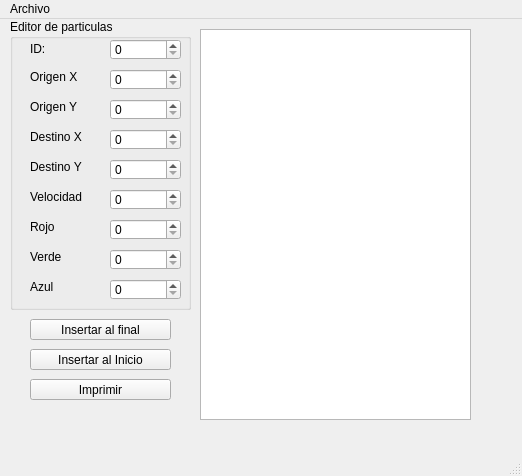
<?xml version="1.0" encoding="UTF-8"?>
<ui version="4.0">
 <class>MainWindow</class>
 <widget class="QMainWindow" name="MainWindow">
  <property name="geometry">
   <rect>
    <x>0</x>
    <y>0</y>
    <width>522</width>
    <height>476</height>
   </rect>
  </property>
  <property name="windowTitle">
   <string>MainWindow</string>
  </property>
  <widget class="QWidget" name="centralwidget">
   <widget class="QPlainTextEdit" name="plainTextEdit">
    <property name="geometry">
     <rect>
      <x>200</x>
      <y>10</y>
      <width>271</width>
      <height>391</height>
     </rect>
    </property>
   </widget>
   <widget class="QPushButton" name="pushButton">
    <property name="geometry">
     <rect>
      <x>30</x>
      <y>300</y>
      <width>141</width>
      <height>21</height>
     </rect>
    </property>
    <property name="text">
     <string>Insertar al final</string>
    </property>
   </widget>
   <widget class="QPushButton" name="pushButton_2">
    <property name="geometry">
     <rect>
      <x>30</x>
      <y>330</y>
      <width>141</width>
      <height>21</height>
     </rect>
    </property>
    <property name="text">
     <string>Insertar al Inicio</string>
    </property>
   </widget>
   <widget class="QPushButton" name="pushButton_3">
    <property name="geometry">
     <rect>
      <x>30</x>
      <y>360</y>
      <width>141</width>
      <height>21</height>
     </rect>
    </property>
    <property name="text">
     <string>Imprimir</string>
    </property>
   </widget>
   <widget class="QGroupBox" name="groupBox">
    <property name="geometry">
     <rect>
      <x>10</x>
      <y>0</y>
      <width>181</width>
      <height>291</height>
     </rect>
    </property>
    <property name="title">
     <string>Editor de particulas</string>
    </property>
    <widget class="QSpinBox" name="spinBox_9">
     <property name="geometry">
      <rect>
       <x>100</x>
       <y>260</y>
       <width>71</width>
       <height>21</height>
      </rect>
     </property>
    </widget>
    <widget class="QSpinBox" name="spinBox_4">
     <property name="geometry">
      <rect>
       <x>100</x>
       <y>110</y>
       <width>71</width>
       <height>21</height>
      </rect>
     </property>
    </widget>
    <widget class="QSpinBox" name="spinBox_5">
     <property name="geometry">
      <rect>
       <x>100</x>
       <y>140</y>
       <width>71</width>
       <height>21</height>
      </rect>
     </property>
    </widget>
    <widget class="QLabel" name="label_2">
     <property name="geometry">
      <rect>
       <x>20</x>
       <y>50</y>
       <width>71</width>
       <height>16</height>
      </rect>
     </property>
     <property name="text">
      <string>Origen X</string>
     </property>
    </widget>
    <widget class="QLabel" name="label_7">
     <property name="geometry">
      <rect>
       <x>20</x>
       <y>200</y>
       <width>71</width>
       <height>16</height>
      </rect>
     </property>
     <property name="text">
      <string>Rojo</string>
     </property>
    </widget>
    <widget class="QSpinBox" name="spinBox">
     <property name="geometry">
      <rect>
       <x>100</x>
       <y>20</y>
       <width>71</width>
       <height>21</height>
      </rect>
     </property>
    </widget>
    <widget class="QSpinBox" name="spinBox_6">
     <property name="geometry">
      <rect>
       <x>100</x>
       <y>170</y>
       <width>71</width>
       <height>21</height>
      </rect>
     </property>
    </widget>
    <widget class="QLabel" name="label_8">
     <property name="geometry">
      <rect>
       <x>20</x>
       <y>230</y>
       <width>71</width>
       <height>16</height>
      </rect>
     </property>
     <property name="text">
      <string>Verde</string>
     </property>
    </widget>
    <widget class="QSpinBox" name="spinBox_7">
     <property name="geometry">
      <rect>
       <x>100</x>
       <y>200</y>
       <width>71</width>
       <height>21</height>
      </rect>
     </property>
    </widget>
    <widget class="QLabel" name="label_9">
     <property name="geometry">
      <rect>
       <x>20</x>
       <y>260</y>
       <width>71</width>
       <height>16</height>
      </rect>
     </property>
     <property name="text">
      <string>Azul</string>
     </property>
    </widget>
    <widget class="QLabel" name="label_5">
     <property name="geometry">
      <rect>
       <x>20</x>
       <y>140</y>
       <width>71</width>
       <height>16</height>
      </rect>
     </property>
     <property name="text">
      <string>Destino Y</string>
     </property>
    </widget>
    <widget class="QSpinBox" name="spinBox_8">
     <property name="geometry">
      <rect>
       <x>100</x>
       <y>230</y>
       <width>71</width>
       <height>21</height>
      </rect>
     </property>
    </widget>
    <widget class="QLabel" name="label_6">
     <property name="geometry">
      <rect>
       <x>20</x>
       <y>170</y>
       <width>71</width>
       <height>16</height>
      </rect>
     </property>
     <property name="text">
      <string>Velocidad</string>
     </property>
    </widget>
    <widget class="QSpinBox" name="spinBox_3">
     <property name="geometry">
      <rect>
       <x>100</x>
       <y>80</y>
       <width>71</width>
       <height>21</height>
      </rect>
     </property>
    </widget>
    <widget class="QLabel" name="label_4">
     <property name="geometry">
      <rect>
       <x>20</x>
       <y>110</y>
       <width>71</width>
       <height>16</height>
      </rect>
     </property>
     <property name="text">
      <string>Destino X</string>
     </property>
    </widget>
    <widget class="QSpinBox" name="spinBox_2">
     <property name="geometry">
      <rect>
       <x>100</x>
       <y>50</y>
       <width>71</width>
       <height>21</height>
      </rect>
     </property>
    </widget>
    <widget class="QLabel" name="label">
     <property name="geometry">
      <rect>
       <x>20</x>
       <y>20</y>
       <width>71</width>
       <height>20</height>
      </rect>
     </property>
     <property name="text">
      <string>ID:</string>
     </property>
    </widget>
    <widget class="QLabel" name="label_3">
     <property name="geometry">
      <rect>
       <x>20</x>
       <y>80</y>
       <width>71</width>
       <height>16</height>
      </rect>
     </property>
     <property name="text">
      <string>Origen Y</string>
     </property>
    </widget>
   </widget>
  </widget>
  <widget class="QMenuBar" name="menubar">
   <property name="geometry">
    <rect>
     <x>0</x>
     <y>0</y>
     <width>522</width>
     <height>22</height>
    </rect>
   </property>
   <widget class="QMenu" name="menuArchivo">
    <property name="title">
     <string>Archivo</string>
    </property>
    <addaction name="actionAbrir"/>
    <addaction name="actionGuardar"/>
   </widget>
   <addaction name="menuArchivo"/>
  </widget>
  <widget class="QStatusBar" name="statusbar"/>
  <action name="actionAbrir">
   <property name="text">
    <string>Abrir</string>
   </property>
   <property name="shortcut">
    <string>Ctrl+O</string>
   </property>
  </action>
  <action name="actionGuardar">
   <property name="text">
    <string>Guardar</string>
   </property>
   <property name="shortcut">
    <string>Ctrl+S</string>
   </property>
  </action>
 </widget>
 <resources/>
 <connections/>
</ui>
